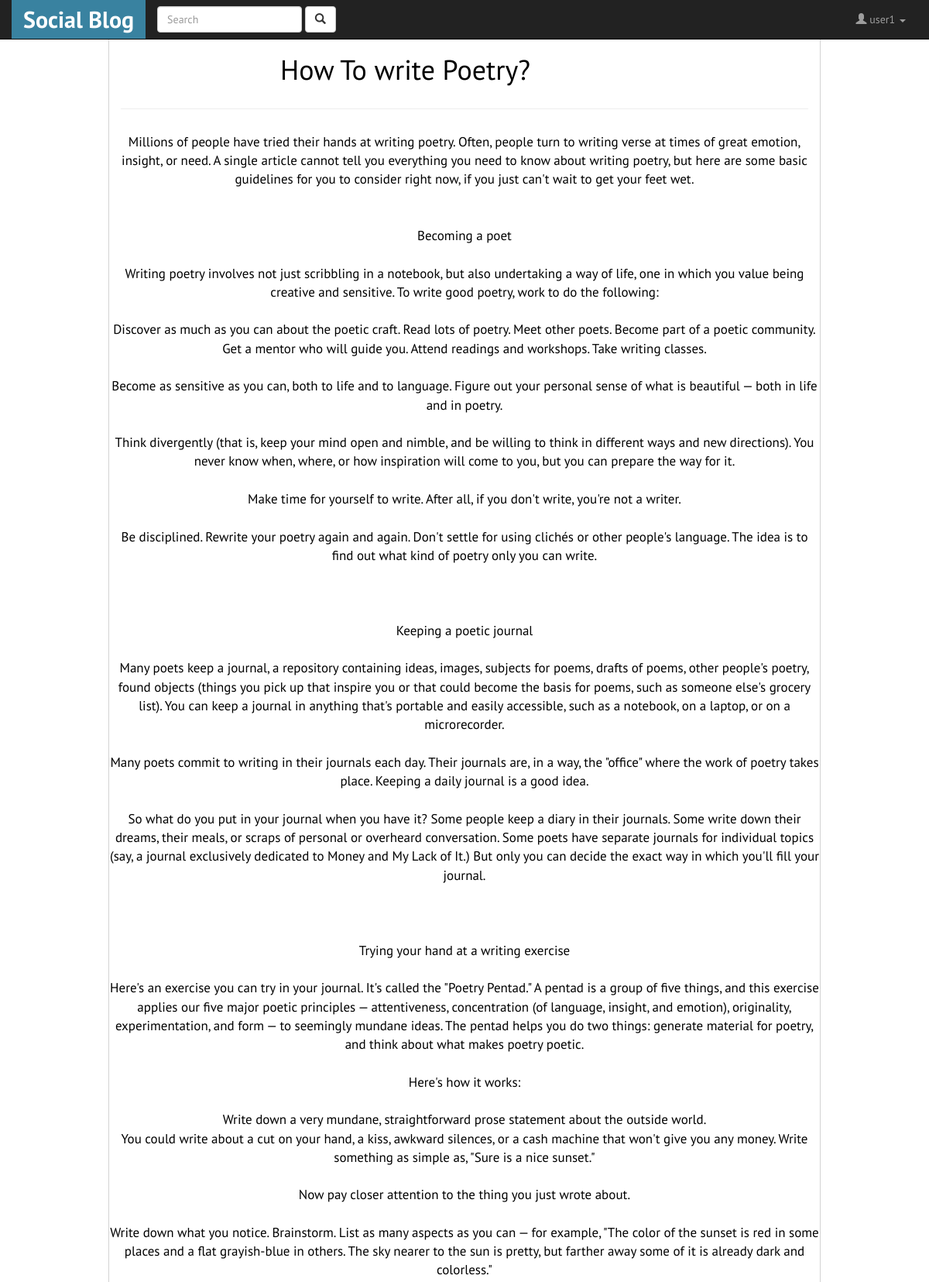
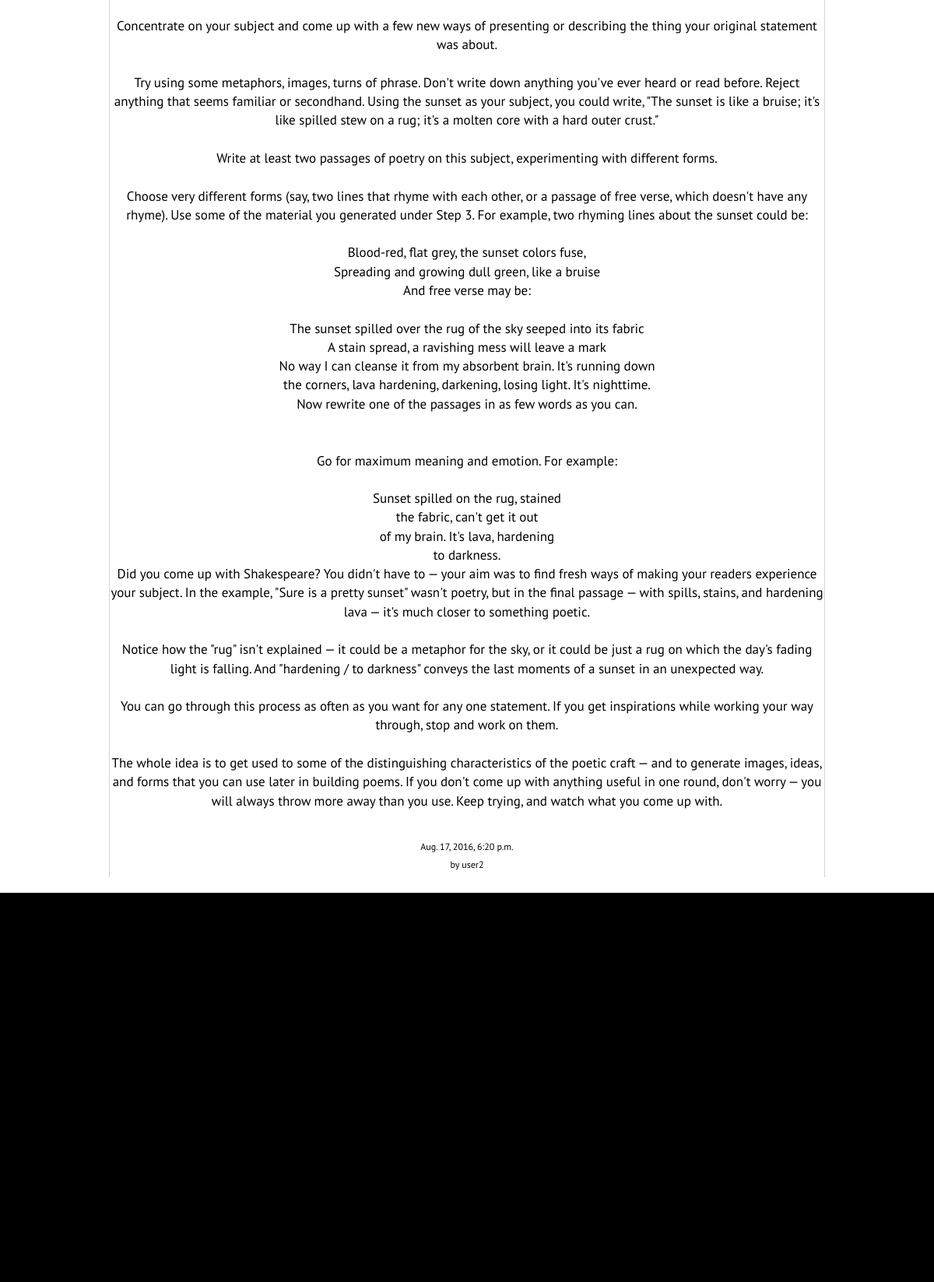
Page /blog/15 (signed in) on the committed database (2 pictures, top to bottom).
### blog/models.py (models this page shows, shortened)
class Post(models.Model):
	title = models.CharField(max_length=140)
	body = models.TextField()
	user = models.ForeignKey(User,default=1)
	likes = models.IntegerField(blank=True,null=True)
	file_field = models.FileField(upload_to='profile/%Y/%m/%d',blank=True,default=None)
	created_on = models.DateTimeField(auto_now_add=True,auto_now=False,blank=True,null=True)

### blog/views.py (the view)
# urls.py: url(r'^(?P<pk>\d+)$',login_required(PostDetailView.as_view()),name='blog-detail') ,
class PostDetailView(DetailView):
    model = Post
    template_name = 'blog/blog_each.html'

### templates/blog/blog_each.html (shortened to what this page needs)
{% extends 'base.html'%}
{% block content %}
	<div class="col-md-1"></div>
	<div class="col-md-10" >
		<div class="middle">
				<div class="eachpost">
				<div class="row">
					<span class="col-md-10">
					<span class="posttitle">
						<h1>
				 			{{post.title}}
						</h1>
					</span>
					</span>
					{% if post.user == user%}
					<span class="col-md-2">
					<span class="editdelete"><a href="/blog/update/{{post.id}}">
									<span class="glyphicon glyphicon-pencil" aria-hidden="true"></span>
									<span class="glyphicon-class"></span>
							</a> &nbsp;&nbsp;&nbsp;&nbsp;
							<a href="/blog/delete/{{post.id}}">
									<span class="glyphicon glyphicon-trash" aria-hidden="true"></span>
									<span class="glyphicon-class"></span>
							</a>
						</span>
					</span>
					{% else %}
					<span class="col-md-2"></span>
				{% endif %}
				</div>
				<hr>
				<div class="row">
					<p>{{post.body|linebreaksbr|linebreaks}} </p>
					<br>
					<h6>{{post.created_on}}</h6>
					<h6>by {{post.user.username}}</h6>
					</div>
				</div>
		</div>
	</div>
<div class="col-md-1">
</div>
{% endblock %}

### templates/header.html (shortened to what this page needs)
<nav class="navbar navbar-default navbar-fixed-top navbar-inverse">
  <div class="container">
   		<div class="navbar-header">
      <a class="navbar-brand" href="/" id="logo"><b>Social Blog</b></a>
    </div>
    <div class="collapse navbar-collapse" id="bs-example-navbar-collapse-1">
      {% if notloggedin %}
      {% else %}
      <form class="navbar-form navbar-left" method="GET" action="">
        <div class="form-group">
          <input type="text" class="form-control" placeholder="Search" name="q" >
        </div>
        <button type="submit" class="btn btn-default">
           <span class="glyphicon glyphicon-search" aria-hidden="true"></span>
        </button>
      </form>
      {% endif %}
      <ul class="nav navbar-nav navbar-right">
      	{% if notloggedin %}
	        <li><a href="/accounts/login">Login</a></li>
	        <li><a href="/accounts/register">Register</a></li>
        {% else%}
	        <li class="dropdown">
	          <a href="#" class="dropdown-toggle" data-toggle="dropdown" role="button" aria-haspopup="true" aria-expanded="false">
	          	<span class="glyphicon glyphicon-user" aria-hidden="true"></span>
	          	<span class="glyphicon-class">{{user.username}} </span>
	          	<span class="caret"></span>
	          </a>
	        </li>
        {% endif %}
      </ul>
    </div>
  </div>
</nav>

### static/blog/css/app.css (style rules this page uses)
body { font-family: 'PT Sans', sans-serif; opacity: 1; background-repeat: repeat; background-attachment: fixed; }
p { font-size: 17px; }
a { color:#4CA1AF; }
#logo { font-size: 30px; background-color: rgb(57, 130, 160); color:#fff; }
.middle { border-left: 0.4px solid #d3d3d3; border-right: 0.4px solid #d3d3d3; height:100%; min-height: 900px; }
.eachpost { background-color:#fff; border-radius: 5px; padding-right:15px; padding-left: 15px; }

### rows in the picture
Post: title "How To write Poetry?", body "Millions of people have tried their hands at writing poetry. Often, people turn to writing verse at times of great emotion, insight, or need. A single article cannot tell you everything you need to know about writing poetry, but here are some basic guidelines for you to consider right now, if you just can't wait to get your feet wet. Becoming a poet Writing poetry involves not just scribbling in a notebook, but also undertaking a way of life, one in which you value being creative and sensitive. To write good poetry, work to do the following: Discover as much as you can about the poetic craft. Read lots of poetry. Meet other poets. Become part of a poetic community. Get a mentor who will…", created_on "Aug. 17, 2016, 6:20 p.m.", user.username "user2"

### other values in the picture
{{ user.username }} "user1"
